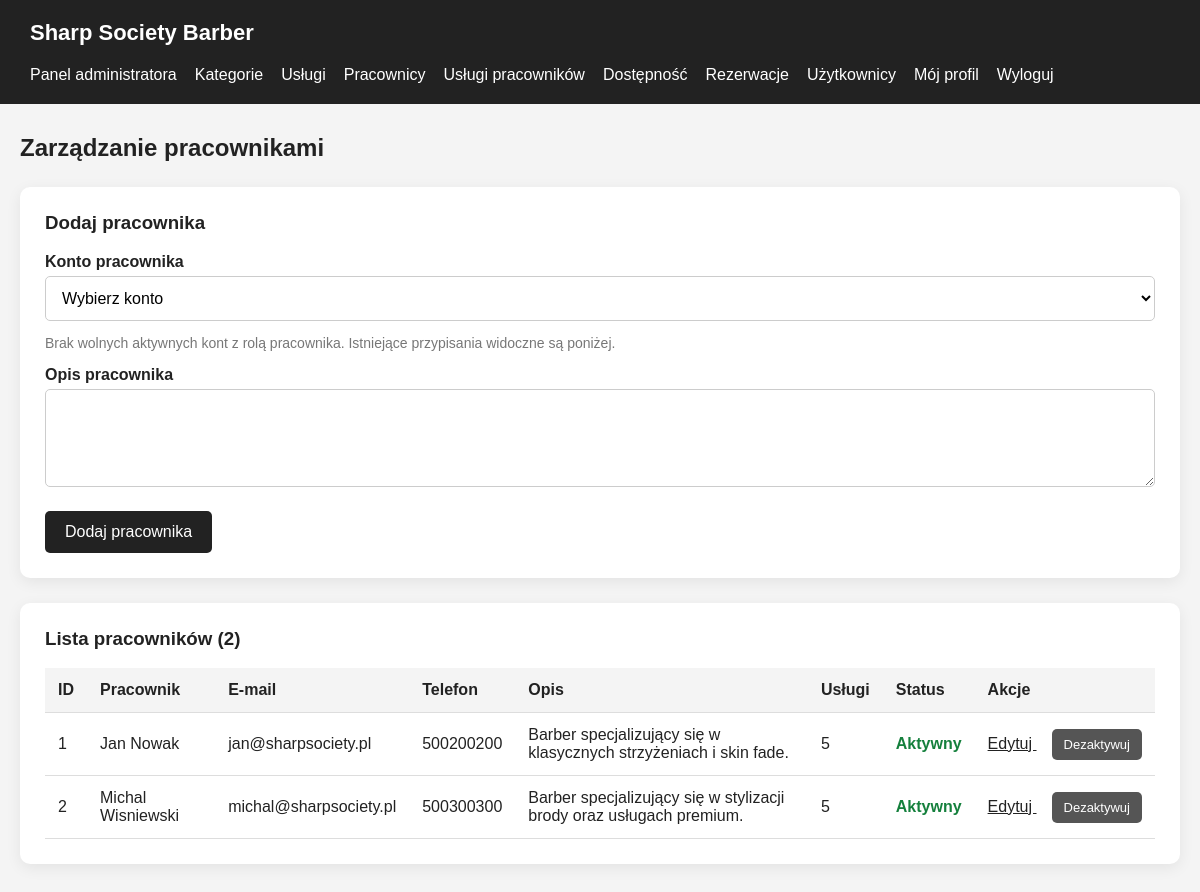
Page /public/admin/employees.php (signed in) on the committed database.
### tables this page shows
CREATE TABLE employees (
    id INT UNSIGNED AUTO_INCREMENT PRIMARY KEY,
    user_id INT UNSIGNED NOT NULL UNIQUE,
    description TEXT,
    active BOOLEAN NOT NULL DEFAULT TRUE,

    CONSTRAINT fk_employees_user
        FOREIGN KEY (user_id)
        references users(id)
        ON UPDATE CASCADE
        ON DELETE CASCADE
);

CREATE TABLE users (
    id INT UNSIGNED AUTO_INCREMENT PRIMARY KEY,
    name VARCHAR(50) NOT NULL,
    surname VARCHAR(50) NOT NULL,
    email VARCHAR(100) NOT NULL  UNIQUE,
    password VARCHAR(255) NOT NULL,
    phone VARCHAR(20) NOT NULL UNIQUE,
    role ENUM('client', 'employee', 'admin') NOT NULL DEFAULT 'client',
    active BOOLEAN NOT NULL DEFAULT TRUE,
    created_at DATETIME NOT NULL DEFAULT CURRENT_TIMESTAMP
);

### public/admin/employees.php (the view, shortened to what this page needs)
<?php
require_once '../../config/database.php';
function employeeEscape($value): string
{
    return htmlspecialchars((string) $value, ENT_QUOTES, 'UTF-8');
}
$editEmployee = null;
$description = '';
$availableUsers = $pdo->query(
    "SELECT u.id, u.name, u.surname, u.email
     FROM users u
     LEFT JOIN employees e ON e.user_id = u.id
     WHERE u.role = 'employee'
       AND u.active = 1
       AND e.id IS NULL
     ORDER BY u.surname, u.name"
)->fetchAll(PDO::FETCH_ASSOC);
$employees = $pdo->query(
    'SELECT
        e.id,
        e.user_id,
        e.description,
        e.active,
        u.name,
        u.surname,
        u.email,
        u.phone,
        u.active AS account_active,
        COUNT(DISTINCT es.service_id) AS services_count
     FROM employees e
     INNER JOIN users u ON u.id = e.user_id
     LEFT JOIN employee_services es ON es.employee_id = e.id
     GROUP BY
        e.id, e.user_id, e.description, e.active,
        u.name, u.surname, u.email, u.phone, u.active
     ORDER BY u.surname, u.name'
)->fetchAll(PDO::FETCH_ASSOC);
?>
<!DOCTYPE html>
<html lang="pl">
<head>
    <link rel="stylesheet" href="../css/style-admin-common.css">
    <link rel="stylesheet" href="../css/style-admin-nav.css">
</head>
<body>
    <header class="topbar">
        <h1>Sharp Society Barber</h1>
        <?php require '../../includes/admin-nav.php'; ?>
    </header>
    <main class="container">
        <h2>Zarządzanie pracownikami</h2>
        <section class="card">
            <h3>
                <?= $editEmployee ? 'Edytuj pracownika' : 'Dodaj pracownika' ?>
            </h3>
            <form method="POST">
                <?php if ($editEmployee): ?>
                    <input
                        type="hidden"
                        name="id"
                        value="<?= (int) $editEmployee['id'] ?>"
                    >
                <?php else: ?>
                    <label for="user_id">Konto pracownika</label>
                    <select id="user_id" name="user_id" required>
                        <option value="">Wybierz konto</option>
                    </select>
                    <?php if (empty($availableUsers)): ?>
                        <p class="hint">
                            Brak wolnych aktywnych kont z rolą pracownika.
                            Istniejące przypisania widoczne są poniżej.
                        </p>
                    <?php endif; ?>
                <?php endif; ?>
                <label for="description">Opis pracownika</label>
                <textarea
                    id="description"
                    name="description"
                    rows="4"
                    maxlength="5000"
                ><?= employeeEscape($editEmployee['description'] ?? $description) ?></textarea>
                <button type="submit">
                    <?= $editEmployee ? 'Zapisz zmiany' : 'Dodaj pracownika' ?>
                </button>
            </form>
        </section>
        <section class="card">
            <h3>Lista pracowników (<?= count($employees) ?>)</h3>
            <div class="table-wrapper">
                <table>
                    <thead>
                        <tr>
                            <th>ID</th>
                            <th>Pracownik</th>
                            <th>E-mail</th>
                            <th>Telefon</th>
                            <th>Opis</th>
                            <th>Usługi</th>
                            <th>Status</th>
                            <th>Akcje</th>
                        </tr>
                    </thead>
                    <tbody>
                        <?php foreach ($employees as $employee): ?>
                            <tr id="employee-<?= (int) $employee['id'] ?>">
                                <td><?= (int) $employee['id'] ?></td>
                                <td>
                                    <?= employeeEscape(
                                        $employee['name'] . ' ' . $employee['surname']
                                    ) ?>
                                </td>
                                <td><?= employeeEscape($employee['email']) ?></td>
                                <td><?= employeeEscape($employee['phone']) ?></td>
                                <td><?= employeeEscape($employee['description'] ?? '') ?></td>
                                <td><?= (int) $employee['services_count'] ?></td>
                                <td>
                                    <?php if ((int) $employee['account_active'] !== 1): ?>
                                        <span class="inactive">Konto nieaktywne</span>
                                    <?php elseif ((int) $employee['active'] === 1): ?>
                                        <span class="active">Aktywny</span>
                                    <?php else: ?>
                                        <span class="inactive">Nieaktywny</span>
                                    <?php endif; ?>
                                </td>
                                <td class="actions">
                                    <a href="?edit=<?= (int) $employee['id'] ?>">
                                        Edytuj
                                    </a>
                                    <form method="POST">
                                        <button
                                            type="submit"
                                            class="toggle-btn"
                                            onclick="return confirm('Czy zmienić aktywność pracownika?');"
                                        >
                                            <?= (int) $employee['active'] === 1
                                                ? 'Dezaktywuj'
                                                : 'Aktywuj' ?>
                                        </button>
                                    </form>
                                </td>
                            </tr>
                        <?php endforeach; ?>
                    </tbody>
                </table>
            </div>
        </section>
    </main>
</body>
</html>

### public/css/style-admin-common.css (style rules this page uses)
* { box-sizing: border-box; }
body { margin: 0; background: #f4f4f4; color: #222; font-family: Arial, sans-serif; }
.topbar { display: flex; justify-content: space-between; align-items: center; flex-wrap: wrap; gap: 20px; padding: 20px 30px; background: #222; color: white; }
.topbar h1 { margin: 0; font-size: 22px; }
.container { max-width: 1450px; margin: 30px auto; padding: 0 20px; }
.card { margin-top: 25px; padding: 25px; background: white; border-radius: 10px; box-shadow: 0 4px 15px rgba(0, 0, 0, 0.07); }
.card h3 { margin-top: 0; }
label { display: block; margin: 15px 0 5px; font-weight: bold; }
select, textarea { width: 100%; padding: 12px; border: 1px solid #ccc; border-radius: 5px; background: white; font: inherit; }
textarea { resize: vertical; }
button { padding: 12px 20px; margin-top: 20px; border: none; border-radius: 5px; background: #222; color: white; cursor: pointer; font: inherit; }
.hint { color: #777; font-size: 14px; }
.table-wrapper { overflow-x: auto; }
table { width: 100%; border-collapse: collapse; }
th, td { padding: 13px; text-align: left; vertical-align: middle; border-bottom: 1px solid #ddd; }
th { background: #f4f4f4; }
.actions { white-space: nowrap; }
.actions a { color: #222; }
.actions form { display: inline-block; margin-left: 15px; }
.actions button { margin: 0; padding: 8px 12px; font-size: 13px; }
.toggle-btn { background: #555; }
.active { color: #15803d; font-weight: bold; }

### rows in the picture
employees: id "1", user.surname "Jan Nowak", user.email "jan@sharpsociety.pl", user.phone "500200200", description "Barber specjalizujący się w klasycznych strzyżeniach i skin fade.", services_count "5", active "Aktywny"
employees: id "2", user.surname "Michal Wisniewski", user.email "michal@sharpsociety.pl", user.phone "500300300", description "Barber specjalizujący się w stylizacji brody oraz usługach premium.", services_count "5", active "Aktywny"

### other values in the picture
count($employees) "2"
